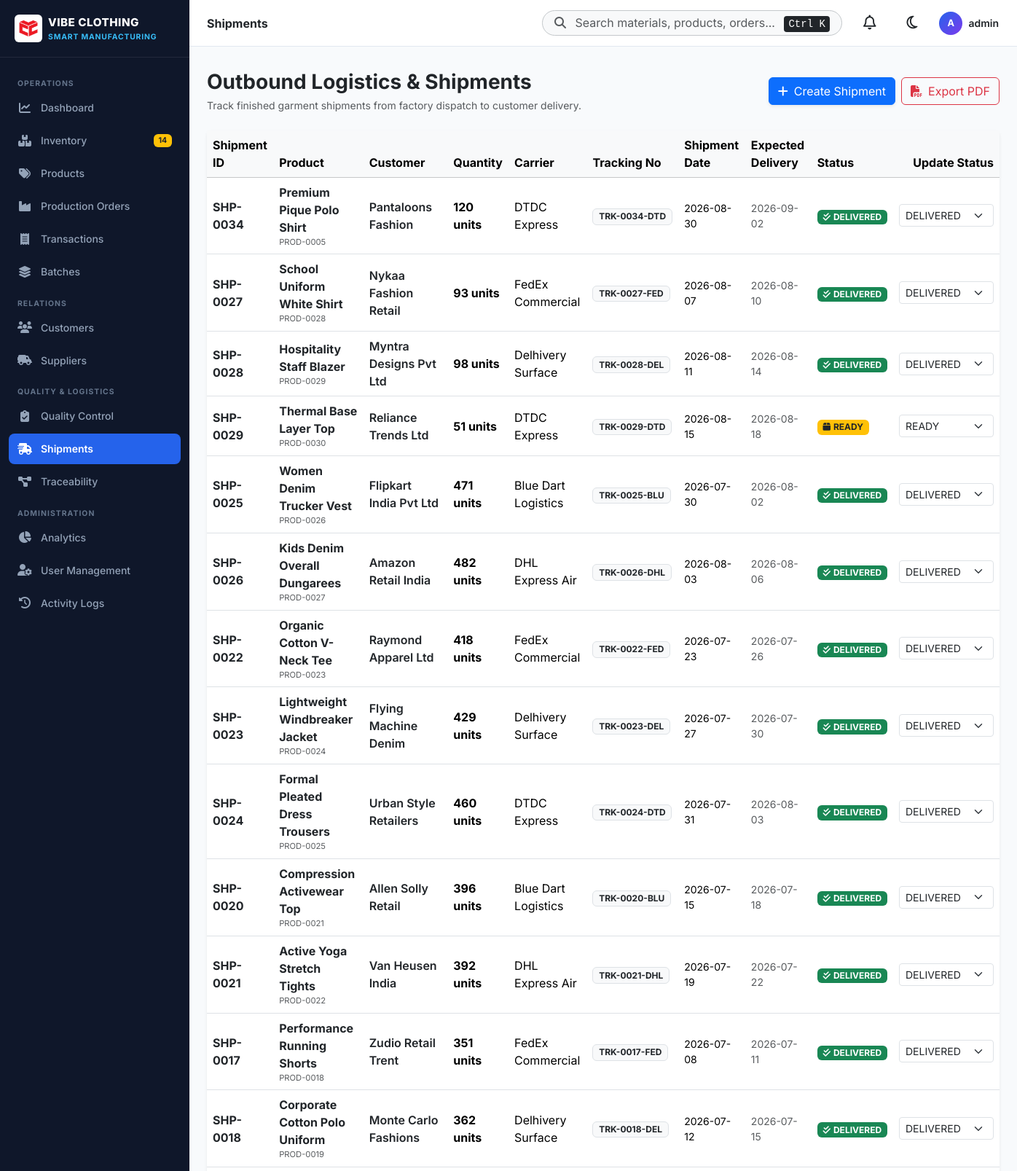
Page /shipments (signed in, upper part) on the committed database.
### models/shipment.py (models this page shows)
class Shipment(db.Model):
    __tablename__ = 'shipments'
    id = db.Column(db.Integer, primary_key=True)
    shipment_id = db.Column(db.String(20), unique=True, nullable=False, index=True) # SHP-0001
    batch_id = db.Column(db.String(20), db.ForeignKey('batches.batch_id'), nullable=True, index=True)
    production_order_id = db.Column(db.String(20), db.ForeignKey('production_orders.order_id'), nullable=True, index=True)
    product_id = db.Column(db.String(20), db.ForeignKey('products.product_id'), nullable=False, index=True)
    customer_id = db.Column(db.String(20), db.ForeignKey('customers.customer_id'), nullable=False, index=True)
    quantity = db.Column(db.Integer, nullable=False, default=100)
    carrier = db.Column(db.String(80), nullable=False, default='Blue Dart Logistics')
    tracking_number = db.Column(db.String(50), nullable=True)
    shipment_date = db.Column(db.Date, nullable=True)
    expected_delivery = db.Column(db.Date, nullable=True)
    actual_delivery = db.Column(db.Date, nullable=True)
    status = db.Column(db.String(20), nullable=False, default='READY') # READY, PACKED, SHIPPED, IN_TRANSIT, DELIVERED, DELAYED, CANCELLED
    notes = db.Column(db.Text, nullable=True)
    created_at = db.Column(db.DateTime, default=datetime.utcnow)
    product = db.relationship('Product', lazy='joined')
    customer = db.relationship('Customer', lazy='joined')
    batch = db.relationship('Batch', lazy='joined')
    production_order = db.relationship('ProductionOrder', lazy='joined')
    def to_dict(self):
        return {
            'id': self.id,
            'shipment_id': self.shipment_id,
            'batch_id': self.batch_id or 'N/A',
            'production_order_id': self.production_order_id or 'N/A',
            'product_id': self.product_id,
            'product_name': self.product.name if self.product else 'Unknown Product',
            'customer_id': self.customer_id,
            'customer_name': self.customer.company_name if self.customer else 'Unknown Customer',
            'quantity': self.quantity,
            'carrier': self.carrier,
            'tracking_number': self.tracking_number or 'Unassigned',
            'shipment_date': self.shipment_date.strftime('%Y-%m-%d') if self.shipment_date else '',
            'expected_delivery': self.expected_delivery.strftime('%Y-%m-%d') if self.expected_delivery else '',
            'actual_delivery': self.actual_delivery.strftime('%Y-%m-%d') if self.actual_delivery else '',
            'status': self.status,
            'notes': self.notes or '',
            'created_at': self.created_at.strftime('%Y-%m-%d %H:%M:%S') if self.created_at else ''
        }

### models/product.py (models this page shows, shortened)
class Product(db.Model):
    __tablename__ = 'products'
    id = db.Column(db.Integer, primary_key=True)
    product_id = db.Column(db.String(20), unique=True, nullable=False, index=True) # PROD-0001 (NO SKU)
    name = db.Column(db.String(120), nullable=False, index=True)
    category = db.Column(db.String(50), nullable=False, default='T-Shirts')
    description = db.Column(db.Text, nullable=True)
    image_url = db.Column(db.String(255), nullable=True)
    size = db.Column(db.String(20), nullable=False, default='M') # S, M, L, XL, XXL, Free Size
    color = db.Column(db.String(50), nullable=True)
    selling_price = db.Column(db.Float, nullable=False, default=0.0) # In ₹
    cost_price = db.Column(db.Float, nullable=False, default=0.0) # In ₹
    target_quantity = db.Column(db.Integer, nullable=False, default=100)
    available_stock = db.Column(db.Integer, nullable=False, default=0) # Finished Goods Stock
    status = db.Column(db.String(20), nullable=False, default='Active') # Active, Inactive, In Production
    created_at = db.Column(db.DateTime, default=datetime.utcnow)
    updated_at = db.Column(db.DateTime, default=datetime.utcnow, onupdate=datetime.utcnow)
    bom_items = db.relationship('ProductBOM', backref='product', cascade='all, delete-orphan', lazy=True)

### models/customer.py (models this page shows, shortened)
class Customer(db.Model):
    __tablename__ = 'customers'
    id = db.Column(db.Integer, primary_key=True)
    customer_id = db.Column(db.String(20), unique=True, nullable=False, index=True) # CUS-0001
    company_name = db.Column(db.String(120), nullable=False, index=True)
    logo_url = db.Column(db.String(255), nullable=True)
    contact_person = db.Column(db.String(80), nullable=True)
    email = db.Column(db.String(120), nullable=True)
    phone = db.Column(db.String(20), nullable=True)
    gst_id = db.Column(db.String(30), nullable=True) # Tax / GST ID
    address = db.Column(db.String(255), nullable=True)
    city = db.Column(db.String(50), nullable=True)
    state = db.Column(db.String(50), nullable=True)
    country = db.Column(db.String(50), default='India')
    customer_type = db.Column(db.String(30), default='Wholesale') # Wholesale, Retail, E-Commerce, Export
    status = db.Column(db.String(20), default='Active') # Active, Inactive
    notes = db.Column(db.Text, nullable=True)
    created_at = db.Column(db.DateTime, default=datetime.utcnow)

### routes/shipments.py (the view, shortened to what this page needs)
@shipments_bp.route('/shipments')
@login_required
def index():
    status_filter = request.args.get('status', '').strip()
    search = request.args.get('search', '').strip()
    query = Shipment.query
    if status_filter:
        query = query.filter(Shipment.status == status_filter.upper())
    shipments = query.order_by(Shipment.created_at.desc()).all()
    customers = Customer.query.filter_by(status='Active').all()
    products = Product.query.filter_by(status='Active').all()
    batches = Batch.query.filter_by(status='Completed').all()
    orders = ProductionOrder.query.filter_by(status='COMPLETED').all()
    return render_template(
        'shipments/index.html',
        shipments=[s.to_dict() for s in shipments],
        customers=customers,
        products=products,
        batches=batches,
        orders=orders,
        search=search,
        selected_status=status_filter
    )

### templates/shipments/index.html (shortened to what this page needs)
{% extends "base.html" %}
{% block breadcrumb %}Shipments{% endblock %}
{% block content %}
<div class="shipments-container">
    <div class="d-flex flex-wrap justify-content-between align-items-center mb-4 gap-2">
        <div>
            <h3 class="fw-bold text-dark mb-1">Outbound Logistics & Shipments</h3>
            <p class="text-muted small mb-0">Track finished garment shipments from factory dispatch to customer delivery.</p>
        </div>
        <div class="d-flex gap-2">
            {% if current_user.role in ['admin', 'manager'] %}
            <button class="btn btn-primary shadow-sm" data-bs-toggle="modal" data-bs-target="#addShipmentModal">
                <i class="fa-solid fa-plus me-2"></i>Create Shipment
            </button>
            {% endif %}
            <a href="{{ url_for('reports.export', module='shipments', format='pdf') }}" class="btn btn-outline-danger"><i class="fa-solid fa-file-pdf me-2"></i>Export PDF</a>
        </div>
    </div>
    <div class="card border-0 shadow-sm">
        <div class="card-body p-0">
            <div class="table-responsive">
                <table class="table table-hover align-middle mb-0">
                    <thead class="table-light">
                        <tr>
                            <th>Shipment ID</th>
                            <th>Product</th>
                            <th>Customer</th>
                            <th>Quantity</th>
                            <th>Carrier</th>
                            <th>Tracking No</th>
                            <th>Shipment Date</th>
                            <th>Expected Delivery</th>
                            <th>Status</th>
                            <th class="text-end">Update Status</th>
                        </tr>
                    </thead>
                    <tbody>
                        {% for s in shipments %}
                        <tr>
                            <td class="fw-bold text-dark">{{ s.shipment_id }}</td>
                            <td>
                                <span class="fw-bold text-dark">{{ s.product_name }}</span>
                                <span class="d-block micro text-muted">{{ s.product_id }}</span>
                            </td>
                            <td><span class="fw-semibold text-dark">{{ s.customer_name }}</span></td>
                            <td class="fw-bold fs-6">{{ s.quantity }} units</td>
                            <td>{{ s.carrier }}</td>
                            <td><span class="badge bg-light text-dark border">{{ s.tracking_number }}</span></td>
                            <td class="small">{{ s.shipment_date or 'N/A' }}</td>
                            <td class="small text-muted">{{ s.expected_delivery or 'N/A' }}</td>
                            <td>
                                {% if s.status == 'DELIVERED' %}
                                    <span class="badge bg-success"><i class="fa-solid fa-check-double me-1"></i>DELIVERED</span>
                                {% elif s.status == 'IN_TRANSIT' or s.status == 'SHIPPED' %}
                                    <span class="badge bg-info text-dark"><i class="fa-solid fa-truck-fast me-1"></i>IN TRANSIT</span>
                                {% elif s.status == 'PACKED' or s.status == 'READY' %}
                                    <span class="badge bg-warning text-dark"><i class="fa-solid fa-box me-1"></i>{{ s.status }}</span>
                                {% else %}
                                    <span class="badge bg-secondary">{{ s.status }}</span>
                                {% endif %}
                            </td>
                            <td class="text-end">
                                <form action="{{ url_for('shipments.update_status', shipment_id=s.shipment_id) }}" method="POST" class="d-inline">
                                    <select class="form-select form-select-sm d-inline-block w-auto" name="status" onchange="this.form.submit()">
                                        {% for st in ['READY', 'PACKED', 'SHIPPED', 'IN_TRANSIT', 'DELIVERED', 'DELAYED', 'CANCELLED'] %}
                                        <option value="{{ st }}" {% if s.status == st %}selected{% endif %}>{{ st }}</option>
                                        {% endfor %}
                                    </select>
                                </form>
                            </td>
                        </tr>
                        {% else %}
                        <tr><td colspan="10" class="text-center py-5 text-muted">No shipments recorded yet.</td></tr>
                        {% endfor %}
                    </tbody>
                </table>
            </div>
        </div>
    </div>
</div>
{% endblock %}

### static/css/custom.css (style rules this page uses)
:root { --sidebar-bg: #0f172a; --sidebar-hover: #1e293b; --sidebar-text: #94a3b8; --sidebar-active-text: #ffffff; --sidebar-active-bg: #2563eb; --content-bg: #f8fafc; --card-bg: #ffffff; --text-primary: #0f172a; --text-secondary: #64748b; --border-color: #e2e8f0; --brand-primary: #2563eb; --brand-purple: #7c3aed; --brand-success: #10b981; --brand-warning: #f59e0b; --brand-danger: #ef4444; }
body { font-family: 'Inter', system-ui, -apple-system, sans-serif; background-color: var(--content-bg); color: var(--text-primary); min-height: 100vh; margin: 0; overflow-x: hidden; }
.micro { font-size: 0.7rem; }

### rows in the picture
Shipment: shipment_id "SHP-0034", product_name "Premium Pique Polo Shirt", product_id "PROD-0005", customer_name "Pantaloons Fashion", quantity "120", carrier "DTDC Express", tracking_number "TRK-0034-DTD", shipment_date "2026-08-30", expected_delivery "2026-09-02", shows "DELIVERED", status "DELIVERED"
Shipment: shipment_id "SHP-0027", product_name "School Uniform White Shirt", product_id "PROD-0028", customer_name "Nykaa Fashion Retail", quantity "93", carrier "FedEx Commercial", tracking_number "TRK-0027-FED", shipment_date "2026-08-07", expected_delivery "2026-08-10", shows "DELIVERED", status "DELIVERED"
Shipment: shipment_id "SHP-0028", product_name "Hospitality Staff Blazer", product_id "PROD-0029", customer_name "Myntra Designs Pvt Ltd", quantity "98", carrier "Delhivery Surface", tracking_number "TRK-0028-DEL", shipment_date "2026-08-11", expected_delivery "2026-08-14", shows "DELIVERED", status "DELIVERED"
Shipment: shipment_id "SHP-0029", product_name "Thermal Base Layer Top", product_id "PROD-0030", customer_name "Reliance Trends Ltd", quantity "51", carrier "DTDC Express", tracking_number "TRK-0029-DTD", shipment_date "2026-08-15", expected_delivery "2026-08-18", status "READY"
Shipment: shipment_id "SHP-0025", product_name "Women Denim Trucker Vest", product_id "PROD-0026", customer_name "Flipkart India Pvt Ltd", quantity "471", carrier "Blue Dart Logistics", tracking_number "TRK-0025-BLU", shipment_date "2026-07-30", expected_delivery "2026-08-02", shows "DELIVERED", status "DELIVERED"
Shipment: shipment_id "SHP-0026", product_name "Kids Denim Overall Dungarees", product_id "PROD-0027", customer_name "Amazon Retail India", quantity "482", carrier "DHL Express Air", tracking_number "TRK-0026-DHL", shipment_date "2026-08-03", expected_delivery "2026-08-06", shows "DELIVERED", status "DELIVERED"
Shipment: shipment_id "SHP-0022", product_name "Organic Cotton V-Neck Tee", product_id "PROD-0023", customer_name "Raymond Apparel Ltd", quantity "418", carrier "FedEx Commercial", tracking_number "TRK-0022-FED", shipment_date "2026-07-23", expected_delivery "2026-07-26", shows "DELIVERED", status "DELIVERED"
Shipment: shipment_id "SHP-0023", product_name "Lightweight Windbreaker Jacket", product_id "PROD-0024", customer_name "Flying Machine Denim", quantity "429", carrier "Delhivery Surface", tracking_number "TRK-0023-DEL", shipment_date "2026-07-27", expected_delivery "2026-07-30", shows "DELIVERED", status "DELIVERED"
Shipment: shipment_id "SHP-0024", product_name "Formal Pleated Dress Trousers", product_id "PROD-0025", customer_name "Urban Style Retailers", quantity "460", carrier "DTDC Express", tracking_number "TRK-0024-DTD", shipment_date "2026-07-31", expected_delivery "2026-08-03", shows "DELIVERED", status "DELIVERED"
Shipment: shipment_id "SHP-0020", product_name "Compression Activewear Top", product_id "PROD-0021", customer_name "Allen Solly Retail", quantity "396", carrier "Blue Dart Logistics", tracking_number "TRK-0020-BLU", shipment_date "2026-07-15", expected_delivery "2026-07-18", shows "DELIVERED", status "DELIVERED"
Shipment: shipment_id "SHP-0021", product_name "Active Yoga Stretch Tights", product_id "PROD-0022", customer_name "Van Heusen India", quantity "392", carrier "DHL Express Air", tracking_number "TRK-0021-DHL", shipment_date "2026-07-19", expected_delivery "2026-07-22", shows "DELIVERED", status "DELIVERED"
Shipment: shipment_id "SHP-0017", product_name "Performance Running Shorts", product_id "PROD-0018", customer_name "Zudio Retail Trent", quantity "351", carrier "FedEx Commercial", tracking_number "TRK-0017-FED", shipment_date "2026-07-08", expected_delivery "2026-07-11", shows "DELIVERED", status "DELIVERED"
Shipment: shipment_id "SHP-0018", product_name "Corporate Cotton Polo Uniform", product_id "PROD-0019", customer_name "Monte Carlo Fashions", quantity "362", carrier "Delhivery Surface", tracking_number "TRK-0018-DEL", shipment_date "2026-07-12", expected_delivery "2026-07-15", shows "DELIVERED", status "DELIVERED"

### other values in the picture
{{ low_stock_count }} "14"
{{ current_user.username[0] | upper }} "A"
{{ current_user.username }} "admin"
